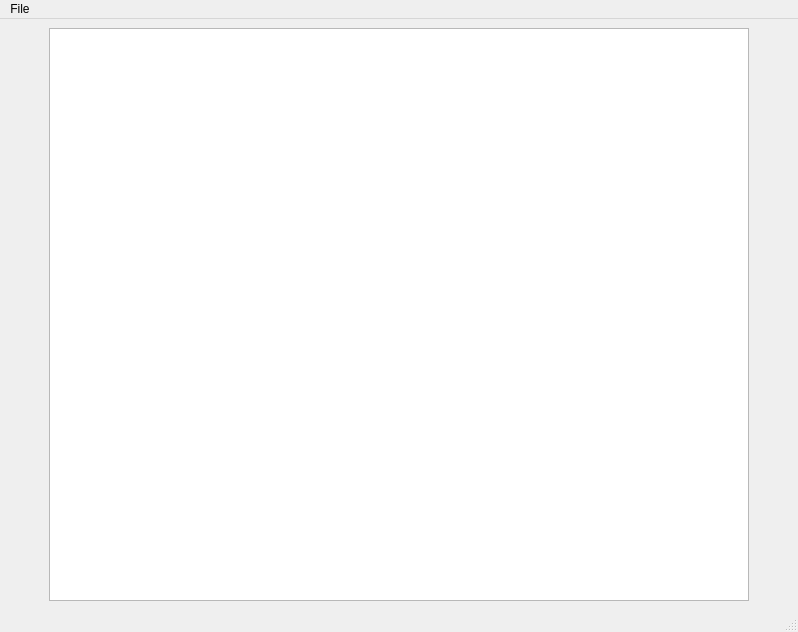
<?xml version="1.0" encoding="UTF-8"?>
<ui version="4.0">
 <class>picturetrackwindow</class>
 <widget class="QMainWindow" name="picturetrackwindow">
  <property name="geometry">
   <rect>
    <x>0</x>
    <y>0</y>
    <width>798</width>
    <height>632</height>
   </rect>
  </property>
  <property name="windowTitle">
   <string>Picture and Track Window</string>
  </property>
  <widget class="QWidget" name="centralwidget">
   <layout class="QHBoxLayout" name="horizontalLayout_4">
    <item>
     <layout class="QHBoxLayout" name="horizontalLayout">
      <item>
       <layout class="QHBoxLayout" name="horizontalLayout_2">
        <item>
         <widget class="QGraphicsView" name="graphicsView">
          <property name="maximumSize">
           <size>
            <width>700</width>
            <height>700</height>
           </size>
          </property>
         </widget>
        </item>
       </layout>
      </item>
      <item>
       <layout class="QHBoxLayout" name="horizontalLayout_3"/>
      </item>
     </layout>
    </item>
   </layout>
  </widget>
  <widget class="QMenuBar" name="menubar">
   <property name="geometry">
    <rect>
     <x>0</x>
     <y>0</y>
     <width>798</width>
     <height>21</height>
    </rect>
   </property>
   <widget class="QMenu" name="menuFile">
    <property name="title">
     <string>File</string>
    </property>
    <addaction name="actionOpen"/>
   </widget>
   <addaction name="menuFile"/>
  </widget>
  <widget class="QStatusBar" name="statusbar"/>
  <action name="actionOpen">
   <property name="text">
    <string>Open</string>
   </property>
  </action>
 </widget>
 <resources/>
 <connections/>
</ui>
